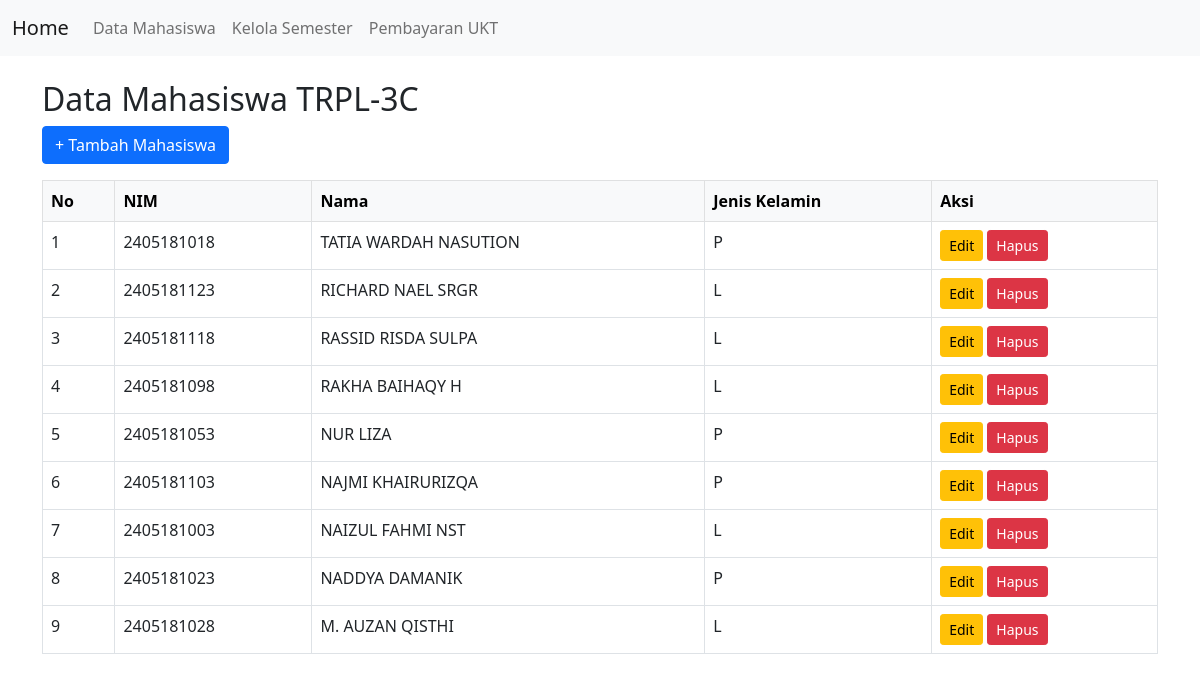
The page /mahasiswa.php on the database its author committed.
### tables this page shows
CREATE TABLE `tbmahasiswa` (
  `id` int NOT NULL,
  `nim` varchar(12) NOT NULL,
  `nama` varchar(30) NOT NULL,
  `jk` varchar(2) NOT NULL
);

### mahasiswa.php (the view, shortened to what this page needs)
<!doctype html>
<html lang="en">
  <head>
    <link href="https://cdn.jsdelivr.net/npm/bootstrap@5.0.2/dist/css/bootstrap.min.css" rel="stylesheet">
  </head>
  <body>
    <?php
    include 'koneksi.php';
    include 'menu.php';
    ?>
    <div class="container mt-4">
        <h2>Data Mahasiswa TRPL-3C</h2>
        <button type="button" class="btn btn-primary mb-3" data-bs-toggle="modal" data-bs-target="#modalTambah">
            + Tambah Mahasiswa
        </button>
        <table class="table table-bordered table-hover">
            <thead class="table-light">
            <tr>
                <th>No</th>
                <th>NIM</th>
                <th>Nama</th>
                <th>Jenis Kelamin</th>
                <th>Aksi</th>
            </tr>
            </thead>
            <tbody>
            <?php
            $sql = "SELECT * FROM tbmahasiswa ORDER BY id DESC";
            $result = $conn->query($sql);
            $no = 1;
            if ($result->num_rows > 0) {
                while($row = $result->fetch_assoc()) {
            ?>
            <tr>
                <td><?= $no++; ?></td>
                <td><?= $row['nim']; ?></td>
                <td><?= $row['nama']; ?></td>
                <td><?= $row['jk']; ?></td>
                <td>
                    <a href="edit_mhs.php?id=<?= $row['id']; ?>" class="btn btn-warning btn-sm" onclick="return confirm('Yakin mau edit?');">Edit</a>
                    <a href="hapus_mhs.php?id=<?= $row['id']; ?>" class="btn btn-danger btn-sm" onclick="return confirm('Yakin mau dihapus?');">Hapus</a>
                </td>
            </tr>
            <?php
                }
            } else {
                echo "<tr><td colspan='5' class='text-center'>Data kosong</td></tr>";
            }
            ?>
            </tbody>
        </table>
    </div>
  </body>
</html>

### menu.php (shortened to what this page needs)
<nav class="navbar navbar-expand-lg navbar-light bg-light">
  <div class="container-fluid">
    <a class="navbar-brand" href="index.php">Home</a>
    <div class="collapse navbar-collapse" id="navbarNavAltMarkup">
      <div class="navbar-nav">
        <a class="nav-link" href="mahasiswa.php">Data Mahasiswa</a>
        <a class="nav-link" href="kelola_semester.php">Kelola Semester</a>
        <a class="nav-link" href="ukt.php">Pembayaran UKT</a> </div>
      </div>
    </div>
</nav>

### rows shown on the page
tbmahasiswa: nim "2405181018", nama "TATIA WARDAH NASUTION", jk "P"
tbmahasiswa: nim "2405181123", nama "RICHARD NAEL SRGR", jk "L"
tbmahasiswa: nim "2405181118", nama "RASSID RISDA SULPA", jk "L"
tbmahasiswa: nim "2405181098", nama "RAKHA BAIHAQY H", jk "L"
tbmahasiswa: nim "2405181053", nama "NUR LIZA", jk "P"
tbmahasiswa: nim "2405181103", nama "NAJMI KHAIRURIZQA", jk "P"
tbmahasiswa: nim "2405181003", nama "NAIZUL FAHMI NST", jk "L"
tbmahasiswa: nim "2405181023", nama "NADDYA DAMANIK", jk "P"
tbmahasiswa: nim "2405181028", nama "M. AUZAN QISTHI", jk "L"
